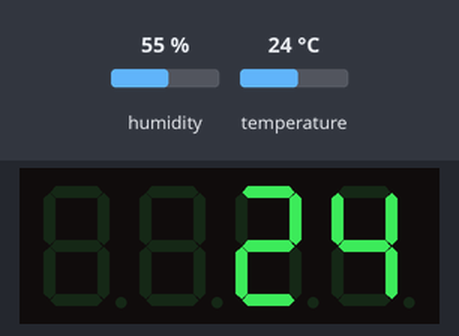
The sketch below on a simulated Arduino Uno, built with avr-gcc and run on an emulated ATmega328P. Parts: 4-digit seven-segment display. The inputs (shaded band) are chosen by the test bench; at power-on: temperature 24 °C, humidity 55 %.

Above: at 1.2 s.
1.3 s: temperature set to 12 °C
At 2.5 s:
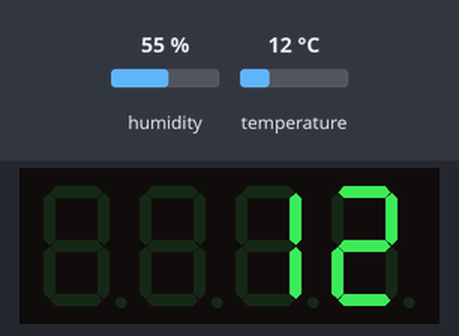
2.8 s: temperature set to 19 °C
At 3.1 s:
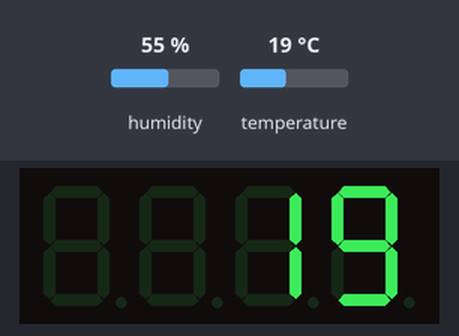
4.3 s: temperature set to 28 °C
At 4.6 s:
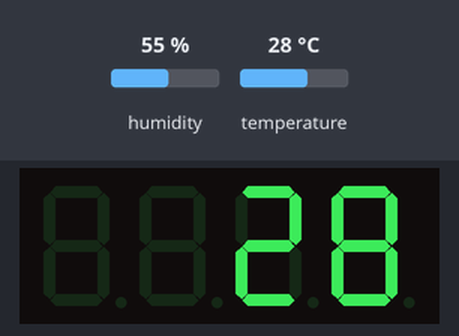
Timing chart, 0 to 7.3 s (numbered marks = the images above; inputs shaded):
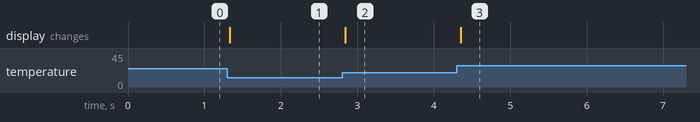

The sketch:

DHT11_+_TM1637.ino
```cpp
#include <dht11.h>
#include <TM1637Display.h>

dht11 DHT11;
const int DHT11PIN = 1;
const int CLK = 2;
const int DIO = 3;
TM1637Display display(CLK, DIO);

void setup()
{
  display.setBrightness(3);
}


void loop()
{
  int chk = DHT11.read(DHT11PIN);
  display.showNumberDec(DHT11.temperature);
}
```

Measured:
- after the input at 1.3 s, the display: changes at once (image 1)
- after the input at 2.8 s, the display: changes at once (image 2)
- after the input at 4.3 s, the display: changes after 0.05 s (image 3)
